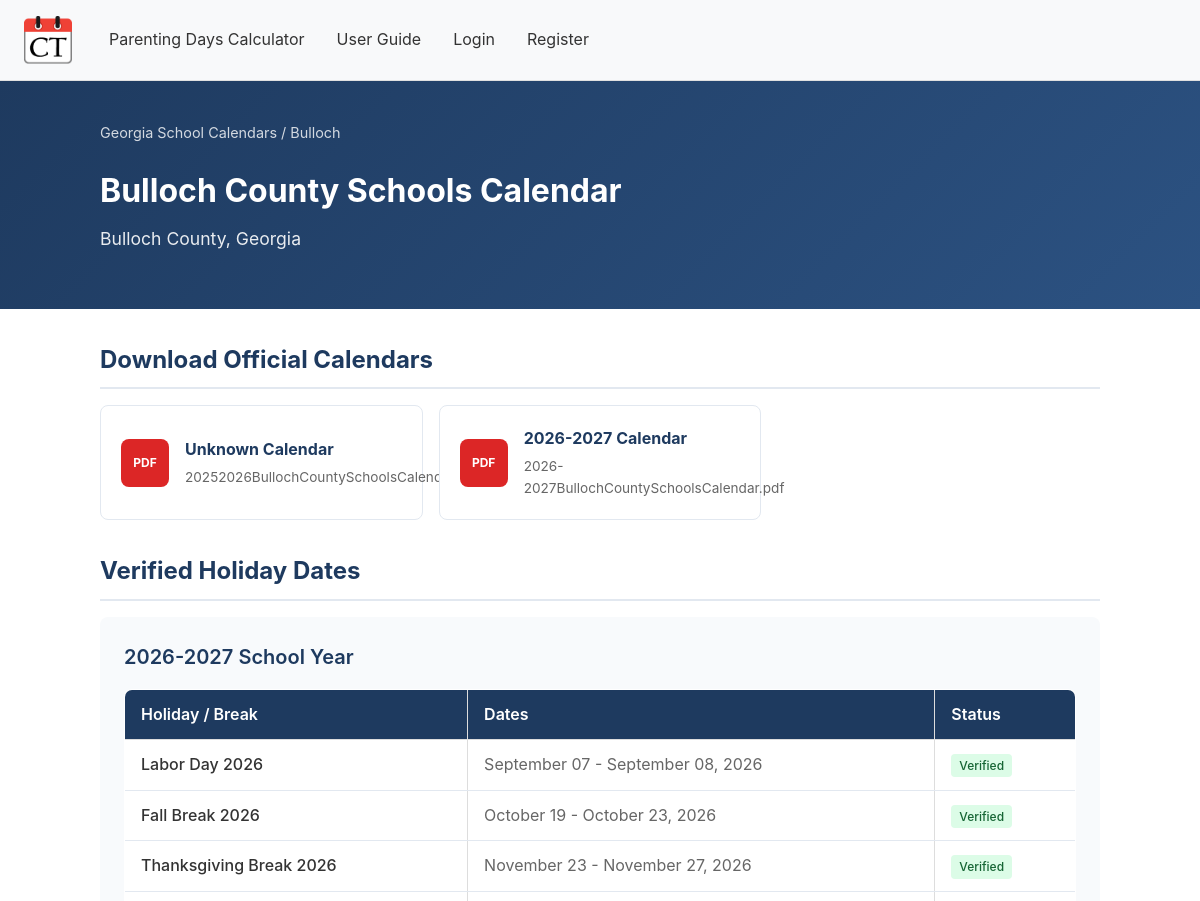
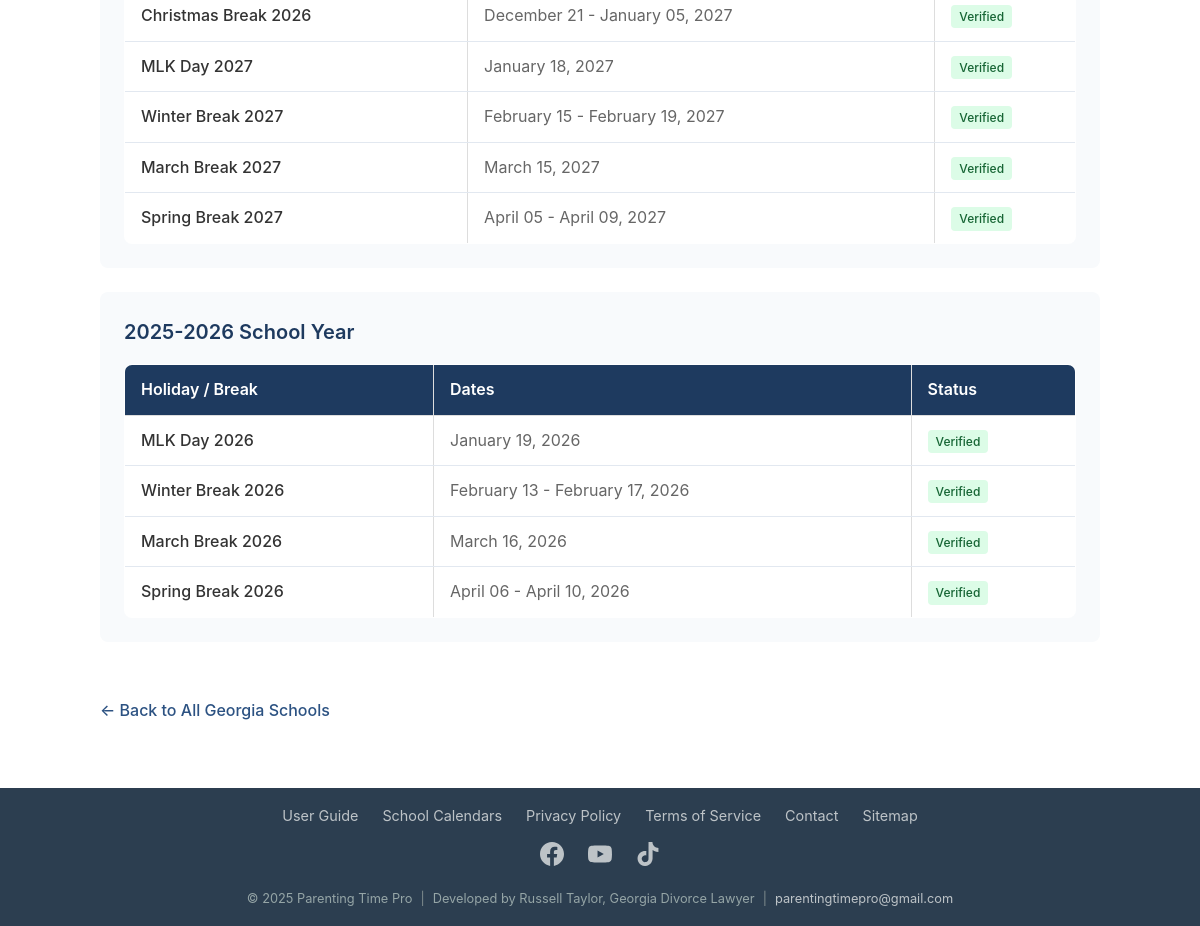
Screenshot of /georgia-school-calendars/bulloch with the database file from the repository (2 pictures, top to bottom).
### models.py (models this page shows, shortened)
class SchoolEntity(db.Model):
    __tablename__ = 'school_entity'
    id = db.Column(db.Integer, primary_key=True)
    entity_type = db.Column(db.String(20), nullable=False, default='public_district')
    district_name = db.Column(db.String(255), nullable=False)
    normalized_name = db.Column(db.String(255), nullable=False, index=True)
    county = db.Column(db.String(100), nullable=True, index=True)
    nces_id = db.Column(db.String(50), nullable=True)
    is_active = db.Column(db.Boolean, default=True)
    website = db.Column(db.String(500), nullable=True)
    official_website = db.Column(db.String(500), nullable=True)  # Main school district website
    calendar_page_url = db.Column(db.String(500), nullable=True)  # Direct link to calendar page
    slug = db.Column(db.String(100), nullable=True, unique=True, index=True)  # URL-friendly name
    created_at = db.Column(db.DateTime, default=datetime.utcnow)
    updated_at = db.Column(db.DateTime, default=datetime.utcnow, onupdate=datetime.utcnow)
    __table_args__ = (
        db.UniqueConstraint('entity_type', 'normalized_name', 'county', name='uix_entity_type_name_county'),
        db.Index('ix_entity_county_name', 'county', 'normalized_name'),
    )

class CalendarFile(db.Model):
    __tablename__ = 'calendar_file'
    id = db.Column(db.Integer, primary_key=True)
    school_entity_id = db.Column(db.Integer, db.ForeignKey('school_entity.id'), nullable=False)
    school_year = db.Column(db.String(20), nullable=False)  # "2025-2026"
    filename = db.Column(db.String(255), nullable=False)  # Original filename
    file_path = db.Column(db.String(500), nullable=False)  # Relative path in Official_Calendars
    file_type = db.Column(db.String(10), default='pdf')  # pdf, png, jpeg
    file_size = db.Column(db.Integer, nullable=True)  # Size in bytes
    created_at = db.Column(db.DateTime, default=datetime.utcnow)
    school_entity = db.relationship('SchoolEntity', backref=db.backref('calendar_files', lazy='dynamic'))
    __table_args__ = (
        db.Index('ix_file_entity_year', 'school_entity_id', 'school_year'),
    )

class VerifiedHoliday(db.Model):
    __tablename__ = 'verified_holiday'
    id = db.Column(db.Integer, primary_key=True)
    school_entity_id = db.Column(db.Integer, db.ForeignKey('school_entity.id'), nullable=False)
    school_year = db.Column(db.String(20), nullable=False)  # "2025-2026"
    name = db.Column(db.String(100), nullable=False)  # "Labor Day", "Spring Break"
    start_date = db.Column(db.Date, nullable=False)
    end_date = db.Column(db.Date, nullable=False)
    is_verified = db.Column(db.Boolean, default=True)  # True for human-verified, False for AI-detected
    source = db.Column(db.String(20), default='manual')  # 'manual', 'ai_detected', 'imported'
    confidence = db.Column(db.Float, nullable=True)  # AI confidence score (0.0-1.0)
    created_at = db.Column(db.DateTime, default=datetime.utcnow)
    updated_at = db.Column(db.DateTime, default=datetime.utcnow, onupdate=datetime.utcnow)
    school_entity = db.relationship('SchoolEntity', backref=db.backref('holidays', lazy='dynamic'))
    __table_args__ = (
        db.Index('ix_holiday_entity_year', 'school_entity_id', 'school_year'),
    )

### main.py (the view)
@main.route('/georgia-school-calendars/<slug>')
def school_calendar_detail(slug):
    entity = SchoolEntity.query.filter_by(slug=slug, is_active=True).first_or_404()
    holidays_by_year = {}
    holidays = VerifiedHoliday.query.filter_by(school_entity_id=entity.id).order_by(
        VerifiedHoliday.school_year.desc(),
        VerifiedHoliday.start_date
    ).all()
    for holiday in holidays:
        if holiday.school_year not in holidays_by_year:
            holidays_by_year[holiday.school_year] = []
        holidays_by_year[holiday.school_year].append(holiday)
    calendar_files = CalendarFile.query.filter_by(school_entity_id=entity.id).order_by(
        CalendarFile.school_year.desc()
    ).all()
    available_years = sorted(holidays_by_year.keys(), reverse=True)
    return render_template('school_calendar_detail.html',
        entity=entity,
        holidays_by_year=holidays_by_year,
        calendar_files=calendar_files,
        available_years=available_years
    )

### templates/school_calendar_detail.html (shortened to what this page needs)
{% extends "base.html" %}
{% block content %}
<div class="school-hero">
    <div class="school-hero-content">
        <div class="breadcrumb">
            <a href="{{ url_for('main.school_calendars_index') }}">Georgia School Calendars</a> / {{ entity.county or 'Georgia' }}
        </div>
        <h1>{{ entity.district_name }} Calendar</h1>
        {% if entity.county %}
        <div class="school-county">{{ entity.county }} County, Georgia</div>
        {% endif %}
    </div>
</div>
<div class="content-container">
    {% if calendar_files %}
    <h2 class="section-title">Download Official Calendars</h2>
    <div class="downloads-grid">
        {% for file in calendar_files %}
        <a href="{{ url_for('main.download_calendar', file_id=file.id) }}" class="download-card">
            <div class="download-icon {% if file.file_type != 'pdf' %}image{% endif %}">
                {{ file.file_type|upper }}
            </div>
            <div class="download-info">
                <h3>{{ file.school_year }} Calendar</h3>
                <p>{{ file.filename }}</p>
            </div>
        </a>
        {% endfor %}
    </div>
    {% endif %}
    <h2 class="section-title">Verified Holiday Dates</h2>
    {% if holidays_by_year %}
        {% for year, holidays in holidays_by_year.items() %}
        <div class="year-section">
            <div class="year-header">{{ year }} School Year</div>
            <table class="holidays-table">
                <thead>
                    <tr>
                        <th>Holiday / Break</th>
                        <th>Dates</th>
                        <th>Status</th>
                    </tr>
                </thead>
                <tbody>
                    {% for holiday in holidays %}
                    <tr>
                        <td class="holiday-name">{{ holiday.name }}</td>
                        <td class="holiday-dates">
                            {% if holiday.start_date == holiday.end_date %}
                                {{ holiday.start_date.strftime('%B %d, %Y') }}
                            {% else %}
                                {{ holiday.start_date.strftime('%B %d') }} - {{ holiday.end_date.strftime('%B %d, %Y') }}
                            {% endif %}
                        </td>
                        <td>
                            <span class="verified-badge">Verified</span>
                        </td>
                    </tr>
                    {% endfor %}
                </tbody>
            </table>
        </div>
        {% endfor %}
    {% else %}
        <div class="no-data">
            No verified holiday dates available yet. Check back soon or download the official calendar PDF above.
        </div>
    {% endif %}
    <a href="{{ url_for('main.school_calendars_index') }}" class="back-link">
        &larr; Back to All Georgia Schools
    </a>
</div>
{% endblock %}

### static/css/styles.css (style rules this page uses)
body { margin: 0; padding: 0; font-family: -apple-system, BlinkMacSystemFont, 'Segoe UI', Roboto, Oxygen, Ubuntu, Cantarell, sans-serif; background-color: #ffffff; color: #333; line-height: 1.6; }
table { width: 100%; border-collapse: collapse; }
table, th, td { border: 1px solid #ddd; }
th, td { text-align: left; }
th { background-color: #f4f4f4; }

### templates/school_calendar_detail.html (style rules this page uses)
.school-hero { background: linear-gradient(135deg, #1e3a5f 0%, #2c5282 100%); color: white; padding: 2.5rem 2rem; margin-bottom: 2rem; }
.school-hero-content { max-width: 1000px; margin: 0 auto; }
.breadcrumb { font-size: 0.9rem; opacity: 0.8; margin-bottom: 1rem; }
.breadcrumb a { color: white; text-decoration: none; }
.school-hero h1 { font-size: 2rem; margin-bottom: 0.5rem; }
.school-county { font-size: 1.1rem; opacity: 0.9; }
.content-container { max-width: 1000px; margin: 0 auto; padding: 0 1rem 2rem; }
.section-title { font-size: 1.5rem; color: #1e3a5f; margin: 2rem 0 1rem; padding-bottom: 0.5rem; border-bottom: 2px solid #e2e8f0; }
.downloads-grid { display: grid; grid-template-columns: repeat(auto-fill, minmax(280px, 1fr)); gap: 1rem; margin-bottom: 2rem; }
.download-card { background: white; border: 1px solid #e2e8f0; border-radius: 8px; padding: 1.25rem; display: flex; align-items: center; gap: 1rem; transition: all 0.2s ease; text-decoration: none; color: inherit; }
.download-icon { width: 48px; height: 48px; background: #dc2626; border-radius: 8px; display: flex; align-items: center; justify-content: center; color: white; font-weight: bold; font-size: 0.75rem; flex-shrink: 0; }
.download-info h3 { margin: 0 0 0.25rem; font-size: 1rem; color: #1e3a5f; }
.download-info p { margin: 0; font-size: 0.85rem; color: #666; }
.year-section { background: #f8fafc; border-radius: 8px; padding: 1.5rem; margin-bottom: 1.5rem; }
.year-header { font-size: 1.25rem; color: #1e3a5f; margin-bottom: 1rem; font-weight: 600; }
.holidays-table { width: 100%; border-collapse: collapse; background: white; border-radius: 8px; overflow: hidden; }
.holidays-table th { background: #1e3a5f; color: white; padding: 0.75rem 1rem; text-align: left; font-weight: 600; }
.holidays-table td { padding: 0.75rem 1rem; border-bottom: 1px solid #e2e8f0; }
.holidays-table tr:last-child td { border-bottom: none; }
.holiday-name { font-weight: 500; }
.holiday-dates { color: #666; }
.verified-badge { display: inline-flex; align-items: center; gap: 0.25rem; background: #dcfce7; color: #166534; padding: 0.125rem 0.5rem; border-radius: 4px; font-size: 0.75rem; font-weight: 500; }
.back-link { display: inline-flex; align-items: center; gap: 0.5rem; color: #2c5282; text-decoration: none; font-weight: 500; margin-top: 2rem; }

### rows the page displays
SchoolEntity: county "Bulloch", district_name "Bulloch County Schools"
CalendarFile: file_type "PDF", school_year "Unknown", filename "20252026BullochCountySchoolsCalendar_1.pdf"
CalendarFile: file_type "PDF", school_year "2026-2027", filename "2026-2027BullochCountySchoolsCalendar.pdf"
VerifiedHoliday: school_year "2026-2027", name "Labor Day 2026", start_date "September 07", end_date "September 08, 2026"
VerifiedHoliday: name "Fall Break 2026", start_date "October 19", end_date "October 23, 2026"
VerifiedHoliday: name "Thanksgiving Break 2026", start_date "November 23", end_date "November 27, 2026"
VerifiedHoliday: name "Christmas Break 2026", start_date "December 21", end_date "January 05, 2027"
VerifiedHoliday: name "MLK Day 2027", start_date "January 18, 2027"
VerifiedHoliday: name "Winter Break 2027", start_date "February 15", end_date "February 19, 2027"
VerifiedHoliday: name "March Break 2027", start_date "March 15, 2027"
VerifiedHoliday: name "Spring Break 2027", start_date "April 05", end_date "April 09, 2027"
VerifiedHoliday: school_year "2025-2026", name "MLK Day 2026", start_date "January 19, 2026"
VerifiedHoliday: name "Winter Break 2026", start_date "February 13", end_date "February 17, 2026"
VerifiedHoliday: name "March Break 2026", start_date "March 16, 2026"
VerifiedHoliday: name "Spring Break 2026", start_date "April 06", end_date "April 10, 2026"
